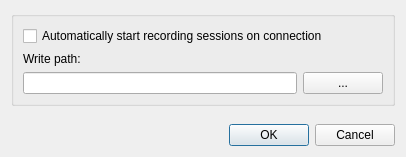
<?xml version="1.0" encoding="UTF-8"?>
<ui version="4.0">
 <class>RecordSettingsDialog</class>
 <widget class="QDialog" name="RecordSettingsDialog">
  <property name="geometry">
   <rect>
    <x>0</x>
    <y>0</y>
    <width>406</width>
    <height>157</height>
   </rect>
  </property>
  <property name="windowTitle">
   <string>Recording Settings</string>
  </property>
  <layout class="QVBoxLayout" name="verticalLayout_2">
   <item>
    <widget class="QGroupBox" name="groupBox">
     <property name="title">
      <string/>
     </property>
     <layout class="QVBoxLayout" name="verticalLayout">
      <item>
       <widget class="QCheckBox" name="checkbox_autostart">
        <property name="text">
         <string>Automatically start recording sessions on connection</string>
        </property>
       </widget>
      </item>
      <item>
       <widget class="QLabel" name="label">
        <property name="text">
         <string>Write path:</string>
        </property>
       </widget>
      </item>
      <item>
       <layout class="QHBoxLayout" name="horizontalLayout">
        <item>
         <widget class="QLineEdit" name="edit_dir">
          <property name="sizePolicy">
           <sizepolicy hsizetype="Expanding" vsizetype="Fixed">
            <horstretch>0</horstretch>
            <verstretch>0</verstretch>
           </sizepolicy>
          </property>
          <property name="readOnly">
           <bool>false</bool>
          </property>
         </widget>
        </item>
        <item>
         <widget class="QPushButton" name="button_select_dir">
          <property name="sizePolicy">
           <sizepolicy hsizetype="Fixed" vsizetype="Fixed">
            <horstretch>0</horstretch>
            <verstretch>0</verstretch>
           </sizepolicy>
          </property>
          <property name="text">
           <string notr="true">...</string>
          </property>
         </widget>
        </item>
       </layout>
      </item>
     </layout>
    </widget>
   </item>
   <item>
    <spacer name="verticalSpacer">
     <property name="orientation">
      <enum>Qt::Vertical</enum>
     </property>
     <property name="sizeHint" stdset="0">
      <size>
       <width>20</width>
       <height>5</height>
      </size>
     </property>
    </spacer>
   </item>
   <item>
    <widget class="QDialogButtonBox" name="buttonbox">
     <property name="standardButtons">
      <set>QDialogButtonBox::Cancel|QDialogButtonBox::Ok</set>
     </property>
    </widget>
   </item>
  </layout>
 </widget>
 <resources/>
 <connections/>
</ui>
